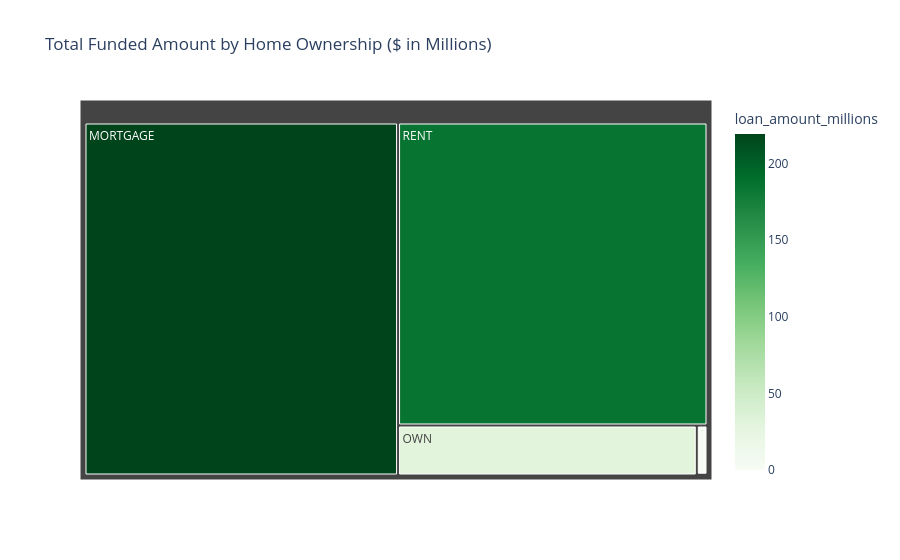

Source (notebook cell):
### Markdown cell above
### Home Ownership by Total Funded Amount

### Code cell
home_ownership_funded_amount_millions = (
    df.groupby('home_ownership')['loan_amount']
      .sum()
      .div(1000000)
      .reset_index(name='loan_amount_millions')
)

fig = px.treemap(
    home_ownership_funded_amount_millions,
    path=['home_ownership'],
    values='loan_amount_millions',
    color='loan_amount_millions',
    color_continuous_scale='greens',
    title='Total Funded Amount by Home Ownership ($ in Millions)'
)

fig.show()

### Figure 1 — Plotly figure (JSON) as saved in the notebook; plotly's stock layout.template omitted (floating-point values rounded to 4 significant figures)
{"data": [{"branchvalues": "total", "customdata": [[219.3], [0.0168], [1.045], [29.6], [185.8]], "domain": {"x": [0, 1], "y": [0, 1]}, "hovertemplate": "labels=%{label}<br>loan_amount_millions_sum=%{value}<br>parent=%{parent}<br>id=%{id}<br>loan_amount_millions=%{color}<extra></extra>", "ids": ["MORTGAGE", "NONE", "OTHER", "OWN", "RENT"], "labels": ["MORTGAGE", "NONE", "OTHER", "OWN", "RENT"], "marker": {"coloraxis": "coloraxis", "colors": [219.3, 0.0168, 1.045, 29.6, 185.8]}, "name": "", "parents": ["", "", "", "", ""], "type": "treemap", "values": [219.3, 0.0168, 1.045, 29.6, 185.8]}], "layout": {"coloraxis": {"colorbar": {"title": {"text": "loan_amount_millions"}}, "colorscale": [[0, "rgb(247,252,245)"], [0.125, "rgb(229,245,224)"], [0.25, "rgb(199,233,192)"], [0.375, "rgb(161,217,155)"], [0.5, "rgb(116,196,118)"], [0.625, "rgb(65,171,93)"], [0.75, "rgb(35,139,69)"], [0.875, "rgb(0,109,44)"], [1, "rgb(0,68,27)"]]}, "legend": {"tracegroupgap": 0}, "title": {"text": "Total Funded Amount by Home Ownership ($ in Millions)"}}}
